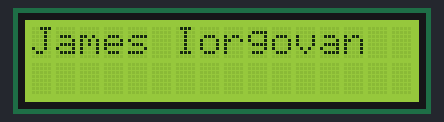
Bench run of a sketch on a simulated Arduino Uno, built with avr-gcc and run on an emulated ATmega328P. Shown: 16×2 character LCD.

Above: at 0.14 s.
At 2.84 s:
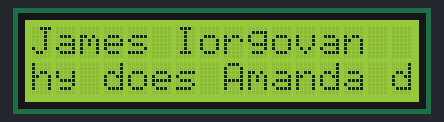
At 3.67 s:
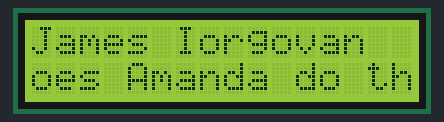
At 4.49 s:
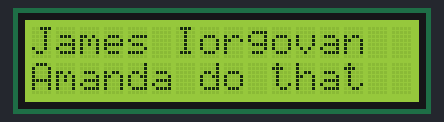
At 5.32 s:
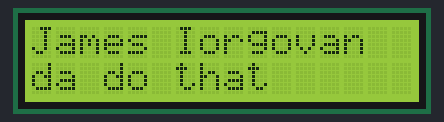
At 7.16 s:
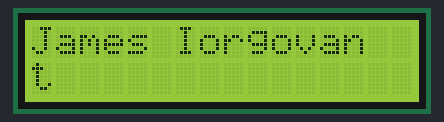

The sketch:

Lab_3.ino
```cpp
//Name: James Iorgovan
//Date: Fall 2018
//Assignemnt: Lab 3 - Scrolling output
//Description: Display your name and your favorite quote appear on the 16x2 display, name
//on first line and quote on the second line. The quote should not all fit on the screen and
//so should scroll across the screen. Your name should not scroll across the screen, only the quote should scroll.
//Assumptions: I think the difficult part will be having the text wrap around the LCD. I might approach this by
//having a counter reset.
//References: Lab 1, Lab 2

// include the library code:
#include <LiquidCrystal.h>

const int rs = 12, en = 11, d4 = 5, d5 = 4, d6 = 3, d7 = 2;
LiquidCrystal lcd(rs, en, d4, d5, d6, d7);
String quote = "Why does Amanda do that";

void setup() {
  lcd.begin(16, 2);
}

void loop() {

int q = quote.length();

  for (int positionCounter = 16; positionCounter >= 0; positionCounter--) {
    lcd.setCursor(0,0);
    lcd.print("James Iorgovan");


    lcd.setCursor(positionCounter,1); // will start increase by 1 until pos. 16 if pC is less than or equal to 0
    lcd.print(quote);

    delay(150);
    lcd.clear();
  }

  for(int positionCounter = 1; positionCounter < q; positionCounter++) {
    lcd.setCursor(0,0);
    lcd.print("James Iorgovan");

    lcd.setCursor(0,1);
    lcd.print(&quote[positionCounter]); // call address of quote instead of just one character

    delay(200);
    lcd.clear();

  }
}
```

Measured:
- by itself, everything shown: repeats every 7.2 s, in 39 steps
